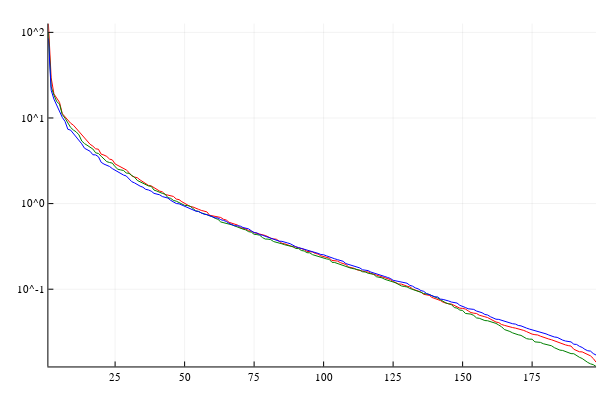

Notebook cell for this chart:
### Code cell
plot(σr,   color=:red,     yaxis=:log, legend=false)
plot!(σg,  color=:green, yaxis=:log)
plot!(σb,  color=:blue,  yaxis=:log)

### Figure 1 — Plotly figure (JSON) as saved in the notebook; plotly's stock layout.template omitted (floating-point values rounded to 4 significant figures; data arrays with more than 128 entries replaced by an {"elided": "..."} marker saying what was removed)
{"data": [{"colorbar": {"title": ""}, "line": {"color": "rgba(255, 0, 0, 1.000)", "dash": "solid", "shape": "linear", "width": 1}, "mode": "lines", "name": "y1", "showlegend": true, "type": "scatter", "x": {"elided": "198 int values"}, "xaxis": "x1", "y": {"elided": "198 float values"}, "yaxis": "y1"}, {"colorbar": {"title": ""}, "line": {"color": "rgba(0, 128, 0, 1.000)", "dash": "solid", "shape": "linear", "width": 1}, "mode": "lines", "name": "y2", "showlegend": true, "type": "scatter", "x": {"elided": "198 int values"}, "xaxis": "x1", "y": {"elided": "198 float values"}, "yaxis": "y1"}, {"colorbar": {"title": ""}, "line": {"color": "rgba(0, 0, 255, 1.000)", "dash": "solid", "shape": "linear", "width": 1}, "mode": "lines", "name": "y3", "showlegend": true, "type": "scatter", "x": {"elided": "198 int values"}, "xaxis": "x1", "y": {"elided": "198 float values"}, "yaxis": "y1"}], "layout": {"annotations": [], "height": 400, "margin": {"b": 20, "l": 0, "r": 0, "t": 20}, "paper_bgcolor": "rgba(255, 255, 255, 1.000)", "plot_bgcolor": "rgba(255, 255, 255, 1.000)", "showlegend": false, "width": 600, "xaxis1": {"anchor": "y1", "domain": [0.08064, 0.9934], "gridcolor": "rgba(0, 0, 0, 0.100)", "gridwidth": 0.5, "linecolor": "rgba(0, 0, 0, 1.000)", "mirror": false, "range": [1, 198], "showgrid": true, "showline": true, "showticklabels": true, "tickangle": 0, "tickcolor": "rgb(0, 0, 0)", "tickfont": {"color": "rgba(0, 0, 0, 1.000)", "family": "sans-serif", "size": 11}, "tickmode": "array", "ticks": "inside", "ticktext": ["25", "50", "75", "100", "125", "150", "175"], "tickvals": [25, 50, 75, 100, 125, 150, 175], "title": "", "titlefont": {"color": "rgba(0, 0, 0, 1.000)", "family": "sans-serif", "size": 15}, "type": "-", "visible": true, "zeroline": false, "zerolinecolor": "rgba(0, 0, 0, 1.000)"}, "yaxis1": {"anchor": "x1", "domain": [0.03762, 0.9902], "gridcolor": "rgba(0, 0, 0, 0.100)", "gridwidth": 0.5, "linecolor": "rgba(0, 0, 0, 1.000)", "mirror": false, "range": [-1.902, 2.103], "showgrid": true, "showline": true, "showticklabels": true, "tickangle": 0, "tickcolor": "rgb(0, 0, 0)", "tickfont": {"color": "rgba(0, 0, 0, 1.000)", "family": "sans-serif", "size": 11}, "tickmode": "array", "ticks": "inside", "ticktext": ["10^-1", "10^0", "10^1", "10^2"], "tickvals": [0.1, 1, 10, 100], "title": "", "titlefont": {"color": "rgba(0, 0, 0, 1.000)", "family": "sans-serif", "size": 15}, "type": "log", "visible": true, "zeroline": false, "zerolinecolor": "rgba(0, 0, 0, 1.000)"}}}
